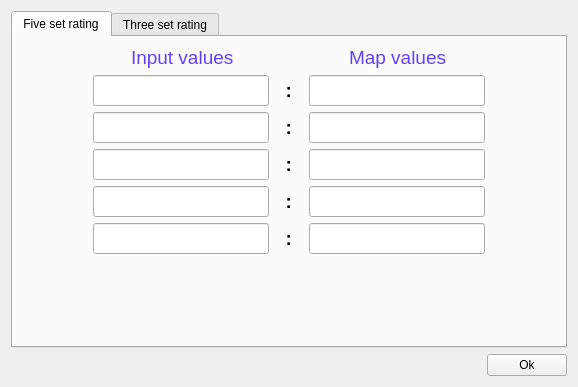
<?xml version="1.0" encoding="UTF-8"?>
<ui version="4.0">
 <class>Setting</class>
 <widget class="QWidget" name="Setting">
  <property name="geometry">
   <rect>
    <x>0</x>
    <y>0</y>
    <width>578</width>
    <height>387</height>
   </rect>
  </property>
  <property name="windowTitle">
   <string>Settings</string>
  </property>
  <property name="windowIcon">
   <iconset>
    <normaloff>icons/logo.png</normaloff>icons/logo.png</iconset>
  </property>
  <layout class="QGridLayout" name="gridLayout">
   <item row="0" column="0">
    <layout class="QVBoxLayout" name="verticalLayout">
     <item>
      <widget class="QTabWidget" name="tabWidget">
       <property name="currentIndex">
        <number>0</number>
       </property>
       <widget class="QWidget" name="rating_5">
        <attribute name="icon">
         <iconset>
          <normaloff>icons/rating-5.ico</normaloff>icons/rating-5.ico</iconset>
        </attribute>
        <attribute name="title">
         <string>Five set rating</string>
        </attribute>
        <layout class="QGridLayout" name="gridLayout_2">
         <item row="0" column="0">
          <layout class="QVBoxLayout" name="verticalLayout_2">
           <item>
            <layout class="QHBoxLayout" name="horizontalLayout_13">
             <item>
              <spacer name="horizontalSpacer_15">
               <property name="orientation">
                <enum>Qt::Horizontal</enum>
               </property>
               <property name="sizeHint" stdset="0">
                <size>
                 <width>96</width>
                 <height>20</height>
                </size>
               </property>
              </spacer>
             </item>
             <item>
              <widget class="QLabel" name="my_label_3">
               <property name="font">
                <font>
                 <pointsize>14</pointsize>
                </font>
               </property>
               <property name="styleSheet">
                <string notr="true">color: rgb(100, 62, 255);</string>
               </property>
               <property name="text">
                <string>Input values</string>
               </property>
              </widget>
             </item>
             <item>
              <spacer name="horizontalSpacer_16">
               <property name="orientation">
                <enum>Qt::Horizontal</enum>
               </property>
               <property name="sizeHint" stdset="0">
                <size>
                 <width>95</width>
                 <height>20</height>
                </size>
               </property>
              </spacer>
             </item>
             <item>
              <widget class="QLabel" name="my_label_4">
               <property name="font">
                <font>
                 <pointsize>14</pointsize>
                </font>
               </property>
               <property name="styleSheet">
                <string notr="true">color: rgb(100, 62, 255);</string>
               </property>
               <property name="text">
                <string>Map values</string>
               </property>
              </widget>
             </item>
             <item>
              <spacer name="horizontalSpacer_17">
               <property name="orientation">
                <enum>Qt::Horizontal</enum>
               </property>
               <property name="sizeHint" stdset="0">
                <size>
                 <width>96</width>
                 <height>20</height>
                </size>
               </property>
              </spacer>
             </item>
            </layout>
           </item>
           <item>
            <layout class="QHBoxLayout" name="horizontalLayout_3">
             <item>
              <spacer name="horizontalSpacer_2">
               <property name="orientation">
                <enum>Qt::Horizontal</enum>
               </property>
               <property name="sizeHint" stdset="0">
                <size>
                 <width>40</width>
                 <height>20</height>
                </size>
               </property>
              </spacer>
             </item>
             <item>
              <layout class="QHBoxLayout" name="horizontalLayout_2">
               <item>
                <widget class="QLineEdit" name="map_in_1">
                 <property name="font">
                  <font>
                   <pointsize>14</pointsize>
                  </font>
                 </property>
                 <property name="styleSheet">
                  <string notr="true">color: rgb(255, 125, 39)</string>
                 </property>
                </widget>
               </item>
               <item>
                <widget class="QLabel" name="label">
                 <property name="font">
                  <font>
                   <pointsize>14</pointsize>
                   <weight>75</weight>
                   <bold>true</bold>
                  </font>
                 </property>
                 <property name="text">
                  <string>  :  </string>
                 </property>
                </widget>
               </item>
               <item>
                <widget class="QLineEdit" name="map_out_1">
                 <property name="font">
                  <font>
                   <pointsize>14</pointsize>
                  </font>
                 </property>
                 <property name="styleSheet">
                  <string notr="true">color: rgb(102, 255, 85);</string>
                 </property>
                </widget>
               </item>
              </layout>
             </item>
             <item>
              <spacer name="horizontalSpacer_3">
               <property name="orientation">
                <enum>Qt::Horizontal</enum>
               </property>
               <property name="sizeHint" stdset="0">
                <size>
                 <width>40</width>
                 <height>20</height>
                </size>
               </property>
              </spacer>
             </item>
            </layout>
           </item>
           <item>
            <layout class="QHBoxLayout" name="horizontalLayout_4">
             <item>
              <spacer name="horizontalSpacer_4">
               <property name="orientation">
                <enum>Qt::Horizontal</enum>
               </property>
               <property name="sizeHint" stdset="0">
                <size>
                 <width>40</width>
                 <height>20</height>
                </size>
               </property>
              </spacer>
             </item>
             <item>
              <layout class="QHBoxLayout" name="horizontalLayout_5">
               <item>
                <widget class="QLineEdit" name="map_in_2">
                 <property name="font">
                  <font>
                   <pointsize>14</pointsize>
                  </font>
                 </property>
                 <property name="styleSheet">
                  <string notr="true">color: rgb(255, 125, 39)</string>
                 </property>
                </widget>
               </item>
               <item>
                <widget class="QLabel" name="label_2">
                 <property name="font">
                  <font>
                   <pointsize>14</pointsize>
                   <weight>75</weight>
                   <bold>true</bold>
                  </font>
                 </property>
                 <property name="text">
                  <string>  :  </string>
                 </property>
                </widget>
               </item>
               <item>
                <widget class="QLineEdit" name="map_out_2">
                 <property name="font">
                  <font>
                   <pointsize>14</pointsize>
                  </font>
                 </property>
                 <property name="styleSheet">
                  <string notr="true">color: rgb(102, 255, 85);</string>
                 </property>
                </widget>
               </item>
              </layout>
             </item>
             <item>
              <spacer name="horizontalSpacer_5">
               <property name="orientation">
                <enum>Qt::Horizontal</enum>
               </property>
               <property name="sizeHint" stdset="0">
                <size>
                 <width>40</width>
                 <height>20</height>
                </size>
               </property>
              </spacer>
             </item>
            </layout>
           </item>
           <item>
            <layout class="QHBoxLayout" name="horizontalLayout_6">
             <item>
              <spacer name="horizontalSpacer_6">
               <property name="orientation">
                <enum>Qt::Horizontal</enum>
               </property>
               <property name="sizeHint" stdset="0">
                <size>
                 <width>40</width>
                 <height>20</height>
                </size>
               </property>
              </spacer>
             </item>
             <item>
              <layout class="QHBoxLayout" name="horizontalLayout_7">
               <item>
                <widget class="QLineEdit" name="map_in_3">
                 <property name="font">
                  <font>
                   <pointsize>14</pointsize>
                  </font>
                 </property>
                 <property name="styleSheet">
                  <string notr="true">color: rgb(255, 125, 39)</string>
                 </property>
                </widget>
               </item>
               <item>
                <widget class="QLabel" name="label_3">
                 <property name="font">
                  <font>
                   <pointsize>14</pointsize>
                   <weight>75</weight>
                   <bold>true</bold>
                  </font>
                 </property>
                 <property name="text">
                  <string>  :  </string>
                 </property>
                </widget>
               </item>
               <item>
                <widget class="QLineEdit" name="map_out_3">
                 <property name="font">
                  <font>
                   <pointsize>14</pointsize>
                  </font>
                 </property>
                 <property name="styleSheet">
                  <string notr="true">color: rgb(102, 255, 85);</string>
                 </property>
                </widget>
               </item>
              </layout>
             </item>
             <item>
              <spacer name="horizontalSpacer_7">
               <property name="orientation">
                <enum>Qt::Horizontal</enum>
               </property>
               <property name="sizeHint" stdset="0">
                <size>
                 <width>40</width>
                 <height>20</height>
                </size>
               </property>
              </spacer>
             </item>
            </layout>
           </item>
           <item>
            <layout class="QHBoxLayout" name="horizontalLayout_8">
             <item>
              <spacer name="horizontalSpacer_8">
               <property name="orientation">
                <enum>Qt::Horizontal</enum>
               </property>
               <property name="sizeHint" stdset="0">
                <size>
                 <width>40</width>
                 <height>20</height>
                </size>
               </property>
              </spacer>
             </item>
             <item>
              <layout class="QHBoxLayout" name="horizontalLayout_9">
               <item>
                <widget class="QLineEdit" name="map_in_4">
                 <property name="font">
                  <font>
                   <pointsize>14</pointsize>
                  </font>
                 </property>
                 <property name="styleSheet">
                  <string notr="true">color: rgb(255, 125, 39)</string>
                 </property>
                </widget>
               </item>
               <item>
                <widget class="QLabel" name="label_4">
                 <property name="font">
                  <font>
                   <pointsize>14</pointsize>
                   <weight>75</weight>
                   <bold>true</bold>
                  </font>
                 </property>
                 <property name="text">
                  <string>  :  </string>
                 </property>
                </widget>
               </item>
               <item>
                <widget class="QLineEdit" name="map_out_4">
                 <property name="font">
                  <font>
                   <pointsize>14</pointsize>
                  </font>
                 </property>
                 <property name="styleSheet">
                  <string notr="true">color: rgb(102, 255, 85);</string>
                 </property>
                </widget>
               </item>
              </layout>
             </item>
             <item>
              <spacer name="horizontalSpacer_9">
               <property name="orientation">
                <enum>Qt::Horizontal</enum>
               </property>
               <property name="sizeHint" stdset="0">
                <size>
                 <width>40</width>
                 <height>20</height>
                </size>
               </property>
              </spacer>
             </item>
            </layout>
           </item>
           <item>
            <layout class="QHBoxLayout" name="horizontalLayout_10">
             <item>
              <spacer name="horizontalSpacer_10">
               <property name="orientation">
                <enum>Qt::Horizontal</enum>
               </property>
               <property name="sizeHint" stdset="0">
                <size>
                 <width>40</width>
                 <height>20</height>
                </size>
               </property>
              </spacer>
             </item>
             <item>
              <layout class="QHBoxLayout" name="horizontalLayout_11">
               <item>
                <widget class="QLineEdit" name="map_in_5">
                 <property name="font">
                  <font>
                   <pointsize>14</pointsize>
                  </font>
                 </property>
                 <property name="styleSheet">
                  <string notr="true">color: rgb(255, 125, 39)</string>
                 </property>
                </widget>
               </item>
               <item>
                <widget class="QLabel" name="label_5">
                 <property name="font">
                  <font>
                   <pointsize>14</pointsize>
                   <weight>75</weight>
                   <bold>true</bold>
                  </font>
                 </property>
                 <property name="text">
                  <string>  :  </string>
                 </property>
                </widget>
               </item>
               <item>
                <widget class="QLineEdit" name="map_out_5">
                 <property name="font">
                  <font>
                   <pointsize>14</pointsize>
                  </font>
                 </property>
                 <property name="styleSheet">
                  <string notr="true">color: rgb(102, 255, 85);</string>
                 </property>
                </widget>
               </item>
              </layout>
             </item>
             <item>
              <spacer name="horizontalSpacer_11">
               <property name="orientation">
                <enum>Qt::Horizontal</enum>
               </property>
               <property name="sizeHint" stdset="0">
                <size>
                 <width>40</width>
                 <height>20</height>
                </size>
               </property>
              </spacer>
             </item>
            </layout>
           </item>
          </layout>
         </item>
         <item row="1" column="0">
          <spacer name="verticalSpacer">
           <property name="orientation">
            <enum>Qt::Vertical</enum>
           </property>
           <property name="sizeHint" stdset="0">
            <size>
             <width>20</width>
             <height>40</height>
            </size>
           </property>
          </spacer>
         </item>
        </layout>
       </widget>
       <widget class="QWidget" name="rating_3">
        <attribute name="icon">
         <iconset>
          <normaloff>icons/rating-3.ico</normaloff>icons/rating-3.ico</iconset>
        </attribute>
        <attribute name="title">
         <string>Three set rating</string>
        </attribute>
        <layout class="QGridLayout" name="gridLayout_4">
         <item row="0" column="0">
          <layout class="QVBoxLayout" name="verticalLayout_4">
           <item>
            <layout class="QHBoxLayout" name="horizontalLayout_25">
             <item>
              <spacer name="horizontalSpacer_31">
               <property name="orientation">
                <enum>Qt::Horizontal</enum>
               </property>
               <property name="sizeHint" stdset="0">
                <size>
                 <width>96</width>
                 <height>20</height>
                </size>
               </property>
              </spacer>
             </item>
             <item>
              <widget class="QLabel" name="my_label_1">
               <property name="font">
                <font>
                 <pointsize>14</pointsize>
                </font>
               </property>
               <property name="styleSheet">
                <string notr="true">color: rgb(100, 62, 255);</string>
               </property>
               <property name="text">
                <string>Input values</string>
               </property>
              </widget>
             </item>
             <item>
              <spacer name="horizontalSpacer_32">
               <property name="orientation">
                <enum>Qt::Horizontal</enum>
               </property>
               <property name="sizeHint" stdset="0">
                <size>
                 <width>95</width>
                 <height>20</height>
                </size>
               </property>
              </spacer>
             </item>
             <item>
              <widget class="QLabel" name="my_label_2">
               <property name="font">
                <font>
                 <pointsize>14</pointsize>
                </font>
               </property>
               <property name="styleSheet">
                <string notr="true">color: rgb(100, 62, 255);</string>
               </property>
               <property name="text">
                <string>Map values</string>
               </property>
              </widget>
             </item>
             <item>
              <spacer name="horizontalSpacer_33">
               <property name="orientation">
                <enum>Qt::Horizontal</enum>
               </property>
               <property name="sizeHint" stdset="0">
                <size>
                 <width>96</width>
                 <height>20</height>
                </size>
               </property>
              </spacer>
             </item>
            </layout>
           </item>
           <item>
            <layout class="QHBoxLayout" name="horizontalLayout_26">
             <item>
              <spacer name="horizontalSpacer_34">
               <property name="orientation">
                <enum>Qt::Horizontal</enum>
               </property>
               <property name="sizeHint" stdset="0">
                <size>
                 <width>40</width>
                 <height>20</height>
                </size>
               </property>
              </spacer>
             </item>
             <item>
              <layout class="QHBoxLayout" name="horizontalLayout_27">
               <item>
                <widget class="QLineEdit" name="map_in_11">
                 <property name="font">
                  <font>
                   <pointsize>14</pointsize>
                  </font>
                 </property>
                 <property name="styleSheet">
                  <string notr="true">color: rgb(255, 125, 39)</string>
                 </property>
                </widget>
               </item>
               <item>
                <widget class="QLabel" name="label_19">
                 <property name="font">
                  <font>
                   <pointsize>14</pointsize>
                   <weight>75</weight>
                   <bold>true</bold>
                  </font>
                 </property>
                 <property name="text">
                  <string>  :  </string>
                 </property>
                </widget>
               </item>
               <item>
                <widget class="QLineEdit" name="map_out_11">
                 <property name="font">
                  <font>
                   <pointsize>14</pointsize>
                  </font>
                 </property>
                 <property name="styleSheet">
                  <string notr="true">color: rgb(102, 255, 85);</string>
                 </property>
                </widget>
               </item>
              </layout>
             </item>
             <item>
              <spacer name="horizontalSpacer_35">
               <property name="orientation">
                <enum>Qt::Horizontal</enum>
               </property>
               <property name="sizeHint" stdset="0">
                <size>
                 <width>40</width>
                 <height>20</height>
                </size>
               </property>
              </spacer>
             </item>
            </layout>
           </item>
           <item>
            <layout class="QHBoxLayout" name="horizontalLayout_28">
             <item>
              <spacer name="horizontalSpacer_36">
               <property name="orientation">
                <enum>Qt::Horizontal</enum>
               </property>
               <property name="sizeHint" stdset="0">
                <size>
                 <width>40</width>
                 <height>20</height>
                </size>
               </property>
              </spacer>
             </item>
             <item>
              <layout class="QHBoxLayout" name="horizontalLayout_29">
               <item>
                <widget class="QLineEdit" name="map_in_12">
                 <property name="font">
                  <font>
                   <pointsize>14</pointsize>
                  </font>
                 </property>
                 <property name="styleSheet">
                  <string notr="true">color: rgb(255, 125, 39)</string>
                 </property>
                </widget>
               </item>
               <item>
                <widget class="QLabel" name="label_20">
                 <property name="font">
                  <font>
                   <pointsize>14</pointsize>
                   <weight>75</weight>
                   <bold>true</bold>
                  </font>
                 </property>
                 <property name="text">
                  <string>  :  </string>
                 </property>
                </widget>
               </item>
               <item>
                <widget class="QLineEdit" name="map_out_12">
                 <property name="font">
                  <font>
                   <pointsize>14</pointsize>
                  </font>
                 </property>
                 <property name="styleSheet">
                  <string notr="true">color: rgb(102, 255, 85);</string>
                 </property>
                </widget>
               </item>
              </layout>
             </item>
             <item>
              <spacer name="horizontalSpacer_37">
               <property name="orientation">
                <enum>Qt::Horizontal</enum>
               </property>
               <property name="sizeHint" stdset="0">
                <size>
                 <width>40</width>
                 <height>20</height>
                </size>
               </property>
              </spacer>
             </item>
            </layout>
           </item>
           <item>
            <layout class="QHBoxLayout" name="horizontalLayout_30">
             <item>
              <spacer name="horizontalSpacer_38">
               <property name="orientation">
                <enum>Qt::Horizontal</enum>
               </property>
               <property name="sizeHint" stdset="0">
                <size>
                 <width>40</width>
                 <height>20</height>
                </size>
               </property>
              </spacer>
             </item>
             <item>
              <layout class="QHBoxLayout" name="horizontalLayout_31">
               <item>
                <widget class="QLineEdit" name="map_in_13">
                 <property name="font">
                  <font>
                   <pointsize>14</pointsize>
                  </font>
                 </property>
                 <property name="styleSheet">
                  <string notr="true">color: rgb(255, 125, 39)</string>
                 </property>
                </widget>
               </item>
               <item>
                <widget class="QLabel" name="label_21">
                 <property name="font">
                  <font>
                   <pointsize>14</pointsize>
                   <weight>75</weight>
                   <bold>true</bold>
                  </font>
                 </property>
                 <property name="text">
                  <string>  :  </string>
                 </property>
                </widget>
               </item>
               <item>
                <widget class="QLineEdit" name="map_out_13">
                 <property name="font">
                  <font>
                   <pointsize>14</pointsize>
                  </font>
                 </property>
                 <property name="styleSheet">
                  <string notr="true">color: rgb(102, 255, 85);</string>
                 </property>
                </widget>
               </item>
              </layout>
             </item>
             <item>
              <spacer name="horizontalSpacer_39">
               <property name="orientation">
                <enum>Qt::Horizontal</enum>
               </property>
               <property name="sizeHint" stdset="0">
                <size>
                 <width>40</width>
                 <height>20</height>
                </size>
               </property>
              </spacer>
             </item>
            </layout>
           </item>
          </layout>
         </item>
         <item row="1" column="0">
          <spacer name="verticalSpacer_2">
           <property name="orientation">
            <enum>Qt::Vertical</enum>
           </property>
           <property name="sizeHint" stdset="0">
            <size>
             <width>20</width>
             <height>40</height>
            </size>
           </property>
          </spacer>
         </item>
        </layout>
       </widget>
      </widget>
     </item>
     <item>
      <layout class="QHBoxLayout" name="horizontalLayout">
       <item>
        <spacer name="horizontalSpacer">
         <property name="orientation">
          <enum>Qt::Horizontal</enum>
         </property>
         <property name="sizeHint" stdset="0">
          <size>
           <width>40</width>
           <height>20</height>
          </size>
         </property>
        </spacer>
       </item>
       <item>
        <widget class="QPushButton" name="map_ok_button">
         <property name="text">
          <string>Ok</string>
         </property>
         <property name="icon">
          <iconset>
           <normaloff>icons/ok.ico</normaloff>icons/ok.ico</iconset>
         </property>
        </widget>
       </item>
      </layout>
     </item>
    </layout>
   </item>
  </layout>
 </widget>
 <resources/>
 <connections/>
</ui>
